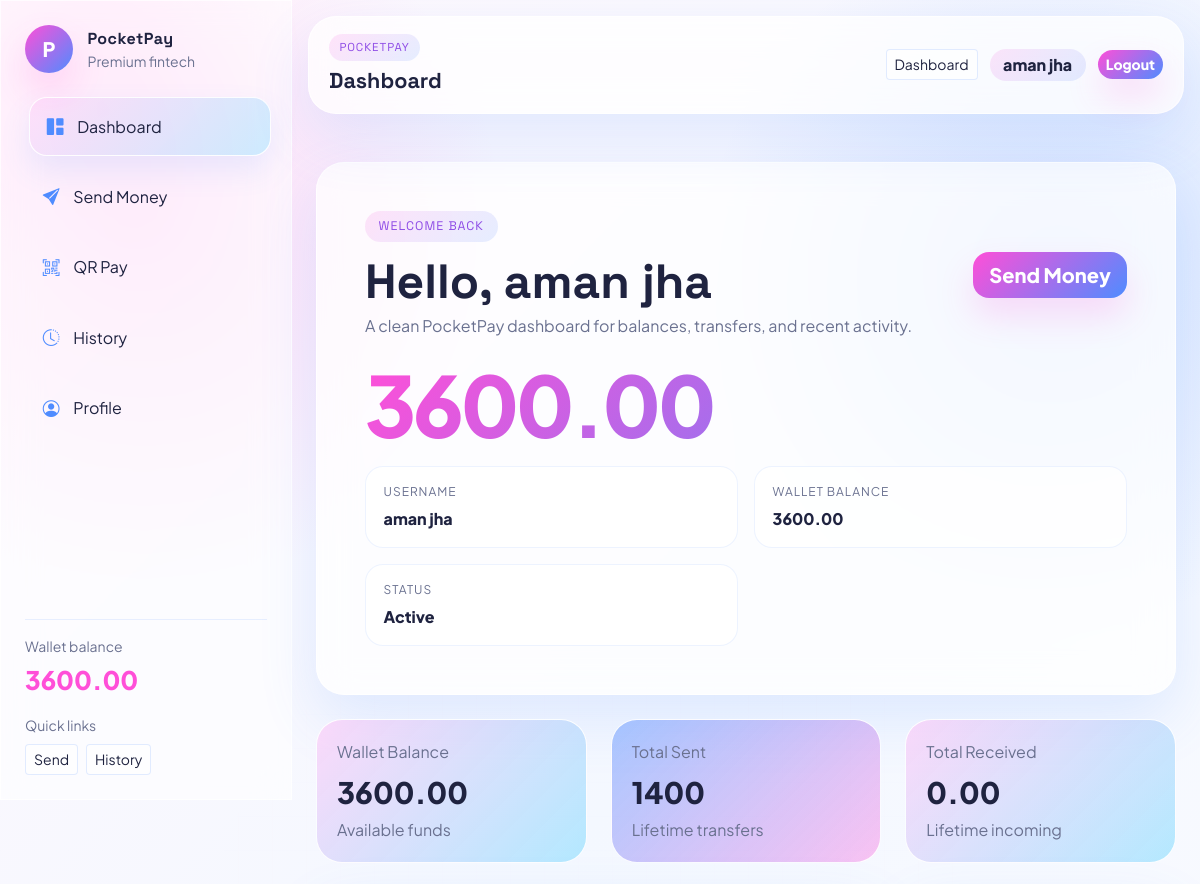
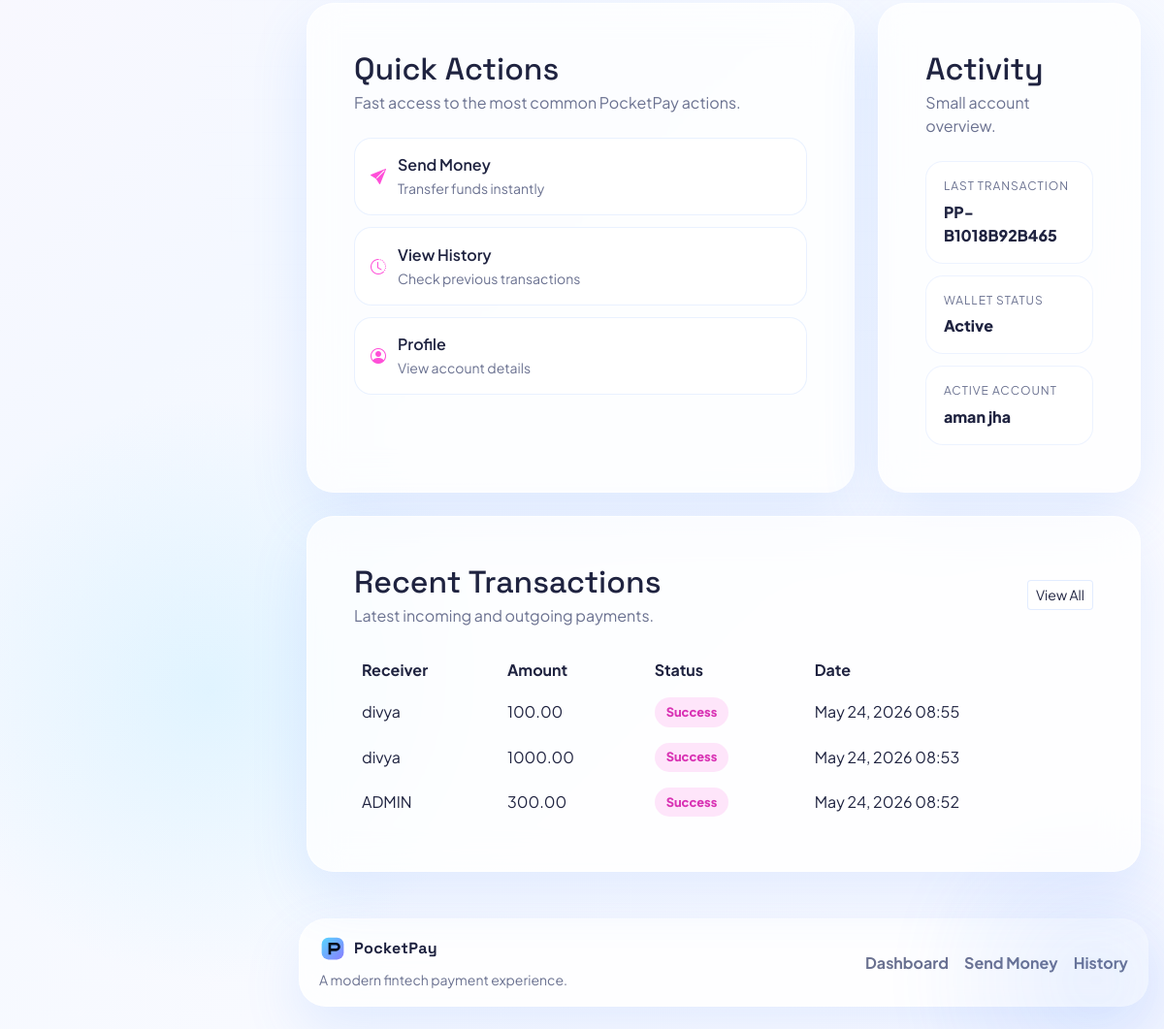
Page / (signed in) on the committed database (2 pictures, top to bottom).
### app/models.py (models this page shows, shortened)
class Wallet(models.Model):
	user = models.OneToOneField(settings.AUTH_USER_MODEL, on_delete=models.CASCADE, related_name='wallet')
	balance = models.DecimalField(max_digits=12, decimal_places=2, default=Decimal('5000.00'))
	created_at = models.DateTimeField(auto_now_add=True)

class Transaction(models.Model):
	class Status(models.TextChoices):
		SUCCESS = 'success', 'Success'
		FAILED = 'failed', 'Failed'
	sender = models.ForeignKey(
		settings.AUTH_USER_MODEL,
		on_delete=models.CASCADE,
		related_name='sent_transactions',
	)
	receiver = models.ForeignKey(
		settings.AUTH_USER_MODEL,
		on_delete=models.CASCADE,
		related_name='received_transactions',
	)
	amount = models.DecimalField(max_digits=12, decimal_places=2)
	transaction_id = models.CharField(max_length=32, unique=True, editable=False)
	status = models.CharField(max_length=20, choices=Status.choices, default=Status.SUCCESS)
	timestamp = models.DateTimeField(auto_now_add=True)

### app/views.py (the view)
# urls.py: path('', views.dashboard, name='dashboard'),
@login_required(login_url='login')
def dashboard(request):
	wallet = ensure_wallet(request.user)
	counterparties = (
		User.objects.filter(Q(sent_transactions__receiver=request.user) | Q(received_transactions__sender=request.user))
		.exclude(id=request.user.id)
		.distinct()
		.order_by('username')[:4]
	)
	sent_total = Transaction.objects.filter(sender=request.user, status=Transaction.Status.SUCCESS).aggregate(
		total=Sum('amount')
	)['total'] or Decimal('0.00')
	received_total = Transaction.objects.filter(receiver=request.user, status=Transaction.Status.SUCCESS).aggregate(
		total=Sum('amount')
	)['total'] or Decimal('0.00')
	recent_transactions = (
		Transaction.objects.filter(Q(sender=request.user) | Q(receiver=request.user))
		.select_related('sender', 'receiver')
		.order_by('-timestamp')[:5]
	)
	last_transaction = recent_transactions[0] if recent_transactions else None
	wallet_status = 'Active' if wallet.balance > 0 else 'Low balance'
	return render(
		request,
		'dashboard.html',
		{
			'wallet': wallet,
			'sent_total': sent_total,
			'received_total': received_total,
			'recent_transactions': recent_transactions,
			'counterparties': counterparties,
			'last_transaction': last_transaction,
			'wallet_status': wallet_status,
			'active_account': request.user.username,
		},
	)

### app/context_processors.py (called while the page is built)
def wallet_context(request):
	if not request.user.is_authenticated:
		return {'wallet': None, 'wallet_balance': '0.00'}
	wallet = ensure_wallet(request.user)
	return {'wallet': wallet, 'wallet_balance': wallet.balance}

### app/services.py (called while the page is built)
def ensure_wallet(user):
	wallet, _ = Wallet.objects.get_or_create(user=user)
	return wallet

### templates/dashboard.html
{% extends 'base.html' %}
{% block content %}
<div class="dashboard-shell">
    <section class="glass-panel dashboard-hero animated-card p-4 p-lg-5 mb-4">
        <div class="d-flex flex-column flex-lg-row justify-content-between align-items-start align-items-lg-center gap-3">
            <div>
                <span class="eyebrow">Welcome back</span>
                <h1 class="hero-title mt-3 mb-2">Hello, {{ user.first_name|default:user.username }}</h1>
                <p class="text-muted-light mb-0">A clean PocketPay dashboard for balances, transfers, and recent activity.</p>
            </div>
            <a href="{% url 'send_money' %}" class="btn btn-glow btn-lg">Send Money</a>
        </div>
        <div class="balance-amount mt-4">{{ wallet.balance }}</div>
        <div class="balance-meta dashboard-summary-grid">
            <div><span class="meta-label">Username</span><span class="meta-value">{{ user.username }}</span></div>
            <div><span class="meta-label">Wallet Balance</span><span class="meta-value">{{ wallet.balance }}</span></div>
            <div><span class="meta-label">Status</span><span class="meta-value">{{ wallet_status }}</span></div>
        </div>
    </section>
    <section class="row g-4 mb-4">
        <div class="col-md-4">
            <div class="stat-card gradient-card animated-card h-100">
                <span class="stat-label">Wallet Balance</span>
                <div class="stat-value">{{ wallet.balance }}</div>
                <div class="stat-subtitle">Available funds</div>
            </div>
        </div>
        <div class="col-md-4">
            <div class="stat-card gradient-card alt animated-card h-100">
                <span class="stat-label">Total Sent</span>
                <div class="stat-value">{{ sent_total }}</div>
                <div class="stat-subtitle">Lifetime transfers</div>
            </div>
        </div>
        <div class="col-md-4">
            <div class="stat-card gradient-card animated-card h-100">
                <span class="stat-label">Total Received</span>
                <div class="stat-value">{{ received_total }}</div>
                <div class="stat-subtitle">Lifetime incoming</div>
            </div>
        </div>
    </section>
    <section class="row g-4 mb-4">
        <div class="col-lg-8">
            <div class="glass-panel panel-card animated-card h-100 p-4 p-lg-5">
                <div class="panel-head mb-4">
                    <h2 class="panel-title mb-1">Quick Actions</h2>
                    <p class="text-muted-light mb-0">Fast access to the most common PocketPay actions.</p>
                </div>
                <div class="quick-action-grid">
                    <a class="quick-pay-row" href="{% url 'send_money' %}">
                        <i class="bi bi-send-fill"></i>
                        <span>
                            <span class="d-block fw-semibold">Send Money</span>
                            <span class="small text-muted-light">Transfer funds instantly</span>
                        </span>
                    </a>
                    <a class="quick-pay-row" href="{% url 'history' %}">
                        <i class="bi bi-clock-history"></i>
                        <span>
                            <span class="d-block fw-semibold">View History</span>
                            <span class="small text-muted-light">Check previous transactions</span>
                        </span>
                    </a>
                    <a class="quick-pay-row" href="{% url 'profile' %}">
                        <i class="bi bi-person-circle"></i>
                        <span>
                            <span class="d-block fw-semibold">Profile</span>
                            <span class="small text-muted-light">View account details</span>
                        </span>
                    </a>
                </div>
            </div>
        </div>
        <div class="col-lg-4">
            <div class="glass-panel panel-card animated-card h-100 p-4 p-lg-5">
                <div class="panel-head mb-4">
                    <h2 class="panel-title mb-1">Activity</h2>
                    <p class="text-muted-light mb-0">Small account overview.</p>
                </div>
                <div class="activity-mini-stack">
                    <div class="mini-info-card">
                        <span>Last transaction</span>
                        <strong>
                            {% if last_transaction %}
                                {{ last_transaction.transaction_id }}
                            {% else %}
                                No transactions yet
                            {% endif %}
                        </strong>
                    </div>
                    <div class="mini-info-card">
                        <span>Wallet status</span>
                        <strong>{{ wallet_status }}</strong>
                    </div>
                    <div class="mini-info-card">
                        <span>Active account</span>
                        <strong>{{ active_account }}</strong>
                    </div>
                </div>
            </div>
        </div>
    </section>
    <section class="glass-panel panel-card animated-card p-4 p-lg-5">
        <div class="panel-head d-flex justify-content-between align-items-center mb-4">
            <div>
                <h2 class="panel-title mb-1">Recent Transactions</h2>
                <p class="text-muted-light mb-0">Latest incoming and outgoing payments.</p>
            </div>
            <a class="btn btn-sm btn-outline-light" href="{% url 'history' %}">View All</a>
        </div>
        <div class="table-responsive">
            <table class="table table-borderless align-middle mb-0 glass-table">
                <thead>
                    <tr>
                        <th>Receiver</th>
                        <th>Amount</th>
                        <th>Status</th>
                        <th>Date</th>
                    </tr>
                </thead>
                <tbody>
                    {% for tx in recent_transactions %}
                        <tr>
                            <td>
                                {% if tx.sender_id == user.id %}
                                    {{ tx.receiver.username }}
                                {% else %}
                                    {{ tx.sender.username }}
                                {% endif %}
                            </td>
                            <td>{{ tx.amount }}</td>
                            <td><span class="status-pill status-{{ tx.status }}">{{ tx.get_status_display }}</span></td>
                            <td>{{ tx.timestamp|date:"M d, Y H:i" }}</td>
                        </tr>
                    {% empty %}
                        <tr><td colspan="4" class="text-center text-muted-light py-4">No transactions yet.</td></tr>
                    {% endfor %}
                </tbody>
            </table>
        </div>
    </section>
</div>
{% endblock %}

### templates/base.html (shortened to what this page needs)
<!doctype html>
<html lang="en">
<head>
    <link href="https://cdn.jsdelivr.net/npm/bootstrap@5.3.3/dist/css/bootstrap.min.css" rel="stylesheet">
    <link rel="stylesheet" href="https://cdn.jsdelivr.net/npm/bootstrap-icons@1.11.3/font/bootstrap-icons.min.css">
    {% load static %}
    <link rel="stylesheet" href="{% static 'css/style.css' %}">
</head>
<body>
<div class="bg-noise"></div>
{% if user.is_authenticated %}
<div class="app-shell">
    <aside class="sidebar glass-panel">
        <div class="sidebar-brand">
            <div class="brand-mark">P</div>
            <div>
                <div class="brand-text">PocketPay</div>
                <div class="small text-muted-light">Premium fintech</div>
            </div>
        </div>
            <nav class="sidebar-nav">
            <a class="sidebar-link {% if request.resolver_match.url_name == 'dashboard' %}active{% endif %}" href="{% url 'dashboard' %}"><i class="bi bi-grid-1x2-fill"></i><span>Dashboard</span></a>
            <a class="sidebar-link {% if request.resolver_match.url_name == 'send_money' %}active{% endif %}" href="{% url 'send_money' %}"><i class="bi bi-send-fill"></i><span>Send Money</span></a>
            <a class="sidebar-link {% if request.resolver_match.url_name == 'qr_payment' %}active{% endif %}" href="{% url 'qr_payment' %}"><i class="bi bi-qr-code-scan"></i><span>QR Pay</span></a>
            <a class="sidebar-link {% if request.resolver_match.url_name == 'history' %}active{% endif %}" href="{% url 'history' %}"><i class="bi bi-clock-history"></i><span>History</span></a>
            <a class="sidebar-link {% if request.resolver_match.url_name == 'profile' %}active{% endif %}" href="{% url 'profile' %}"><i class="bi bi-person-circle"></i><span>Profile</span></a>
        </nav>
            <div class="sidebar-footer">
                <div class="small text-muted-light">Wallet balance</div>
                <div class="sidebar-balance">{{ wallet_balance|default:"0.00" }}</div>
                <div class="small text-muted-light mt-3">Quick links</div>
                <div class="d-flex flex-wrap gap-2 mt-2">
                    <a class="btn btn-sm btn-outline-light" href="{% url 'send_money' %}">Send</a>
                    <a class="btn btn-sm btn-outline-light" href="{% url 'history' %}">History</a>
                </div>
            </div>
    </aside>
    <div class="main-content">
        <header class="topbar glass-panel sticky-top">
            <div>
                <div class="eyebrow eyebrow-small">PocketPay</div>
                <div class="topbar-title">{{ request.resolver_match.url_name|default:'dashboard'|title }}</div>
            </div>
            <div class="topbar-actions">
                <a class="btn btn-sm btn-outline-light" href="{% url 'dashboard' %}">Dashboard</a>
                <span class="user-badge">{{ user.username }}</span>
                <a class="btn btn-sm btn-primary" href="{% url 'logout' %}">Logout</a>
            </div>
        </header>
{% endif %}
<main class="{% if user.is_authenticated %}content-shell container-fluid px-3 px-lg-4 py-4 py-lg-5{% else %}container py-4 py-lg-5 content-shell{% endif %}">
    {% block content %}{% endblock %}
</main>
<footer class="site-footer">
    <div class="footer-inner glass-panel">
        <div>
            <div class="brand-text d-flex align-items-center gap-2"><img src="{% static 'images/logo.svg' %}" class="footer-logo" alt="PocketPay logo"><span>PocketPay</span></div>
            <div class="small text-muted-light mt-2">A modern fintech payment experience.</div>
        </div>
        <div class="footer-links">
            {% if user.is_authenticated %}
                <a href="{% url 'dashboard' %}">Dashboard</a>
                <a href="{% url 'send_money' %}">Send Money</a>
                <a href="{% url 'history' %}">History</a>
            {% else %}
                <a href="{% url 'login' %}">Login</a>
                <a href="{% url 'register' %}">Register</a>
            {% endif %}
        </div>
    </div>
</footer>
{% if user.is_authenticated %}
    </div>
</div>
{% endif %}
</body>
</html>

### rows in the picture
Wallet: balance "3600.00"
Transaction: transaction_id "PP-B1018B92B465", receiver.username "divya", amount "100.00", status "Success", timestamp "May 24, 2026 08:55"
Transaction: receiver.username "divya", amount "1000.00", status "Success", timestamp "May 24, 2026 08:53"
Transaction: receiver.username "ADMIN", amount "300.00", status "Success", timestamp "May 24, 2026 08:52"

### other values in the picture
{{ request.resolver_match.url_name|default:'dashboard'|title }} "Dashboard"
{{ user.username }} "aman jha"
{{ user.first_name|default:user.username }} "aman jha"
{{ wallet_status }} "Active"
{{ sent_total }} "1400"
{{ received_total }} "0.00"
{{ active_account }} "aman jha"
